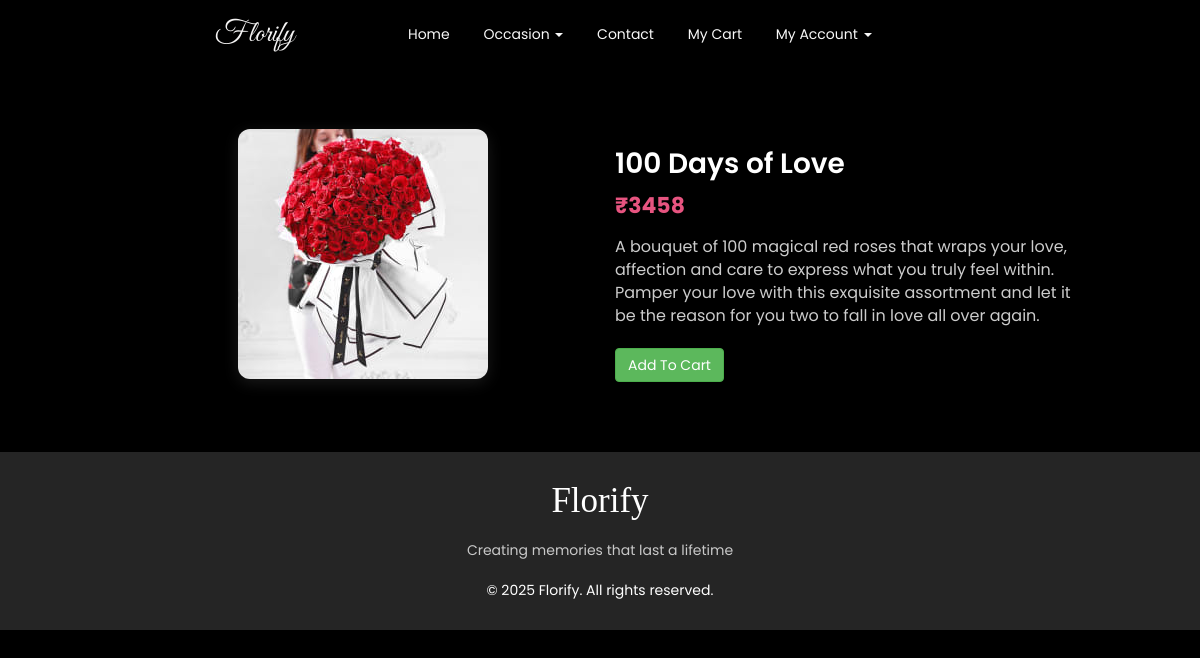
/user/desc.php?pid=9, run on the app's committed database.
### tables this page shows
CREATE TABLE `products` (
  `product_id` int(11) NOT NULL,
  `product_name` varchar(40) DEFAULT NULL,
  `product_price` int(11) DEFAULT NULL,
  `product_description` varchar(300) DEFAULT NULL,
  `product_image` varchar(100) DEFAULT NULL,
  `product_type` varchar(30) DEFAULT NULL
);

### user/desc.php (the view, shortened to what this page needs)
<?php
$pid = intval($_GET['pid']);
$conn = mysqli_connect(HOSTNAME, USERNAME, PASSWORD, DBNAME);
$qry = "SELECT * FROM products WHERE product_id=$pid";
$result = mysqli_query($conn, $qry);
$row = mysqli_fetch_array($result);
?>
<!DOCTYPE html>
<html lang="en">
<head>
  <link rel="stylesheet" href="https://cdn.jsdelivr.net/npm/bootstrap@3.4.1/dist/css/bootstrap.min.css">
  <link rel="stylesheet" type="text/css" href="../assets/css/formuser.css" />
  <link rel="stylesheet" type="text/css" href="../assets/css/global.css" />
  <link rel="stylesheet" type="text/css" href="../assets/css/desc.css" />
</head>
<body>
  <div class="container-fluid">
    <?php include 'includes/navbar-user.php'; ?>
    <div class="container">
      <div class="row product-section">
        <div class="col-sm-5 product-image text-right">
          <img src="../<?php echo $row['product_image']; ?>" alt="<?php echo $row['product_name']; ?>" class="img-responsive pull-right" />
        </div>
        <div class="col-sm-1"></div>
        <div class="col-sm-5 product-details">
          <h2><?php echo $row['product_name']; ?></h2>
          <div class="product-price">₹<?php echo $row['product_price']; ?></div>
          <p class="product-description"><?php echo $row['product_description']; ?></p>
          <a href="cart.php?pid=<?php echo $row['product_id']; ?>" class="btn btn-success">Add To Cart</a>
        </div>
      </div>
    </div>
    <?php include 'includes/footer.php'; ?>
  </div>
</body>
</html>

### assets/css/formuser.css (style rules this page uses)
body { background-color: black; }
html, body { height: 100%; margin: 0; }
body { display: flex; flex-direction: column; }

### assets/css/global.css (style rules this page uses)
body { overflow-x: hidden; font-family: poppins; background-size: cover; background-repeat: no-repeat; background-attachment: fixed; min-height: 100vh; }

### assets/css/desc.css (style rules this page uses)
body { background-color: #000; color: #fff; font-family: "Poppins", sans-serif; }
.product-section { margin-top: 70px; margin-bottom: 50px; }
.product-image img { max-width: 400px; border-radius: 12px; box-shadow: 0px 4px 15px rgba(255, 255, 255, 0.1); }
.product-details { max-width: 500px; }
.product-details h2 { font-weight: 600; font-size: 28px; margin-bottom: 10px; }
.product-price { font-size: 22px; font-weight: bold; color: #e75480; margin-bottom: 15px; }
.product-description { color: #ccc; font-size: 16px; margin-bottom: 20px; }

### data on the page
products: product_image (picture), product_name "100 Days of Love", product_price "3458", product_description "A bouquet of 100 magical red roses that wraps your love, affection and care to express what you truly feel within. Pamper your love with this exquisite assortment and let it be the reason for you two to fall in love all over again."
